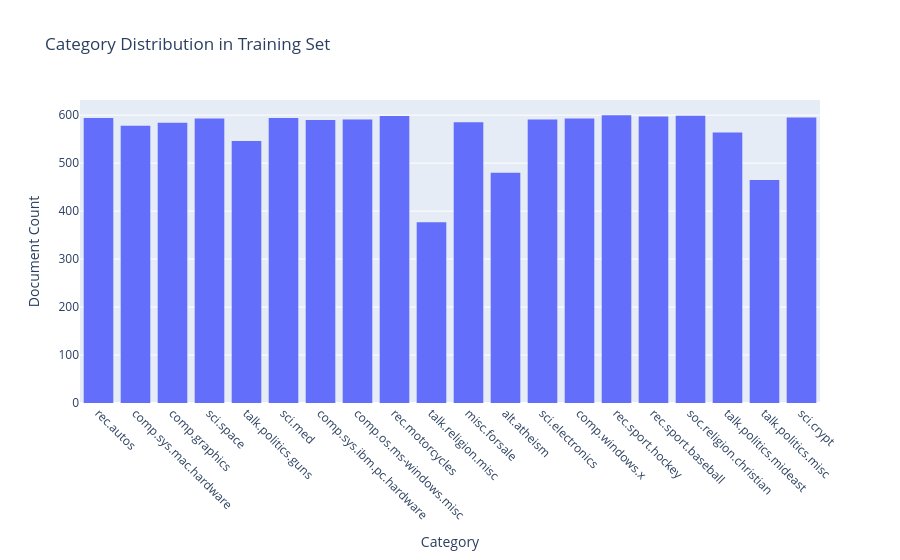

Notebook cell for this chart:
### Markdown cell above
### 2 Visualize data distribution

### Code cell
# Used an histogram of category frequencies in the training set.
# to visualize class distribution and check if the dataset is balanced
# or if some categories are overrepresented/underrepresented.
class_names = train.target_names
train_df = pd.DataFrame({
    "Category": [class_names[i] for i in train_y]
})

fig = px.histogram(train_df, x="Category", title="Category Distribution in Training Set")
fig.update_xaxes(tickangle=45, title="Category")
fig.update_yaxes(title="Document Count")
fig.show()

### Figure 1 — Plotly figure (JSON) as saved in the notebook; plotly's stock layout.template omitted (floating-point values rounded to 4 significant figures; data arrays with more than 128 entries replaced by an {"elided": "..."} marker saying what was removed)
{"data": [{"bingroup": "x", "hovertemplate": "Category=%{x}<br>count=%{y}<extra></extra>", "legendgroup": "", "marker": {"color": "#636efa", "pattern": {"shape": ""}}, "name": "", "orientation": "v", "showlegend": false, "type": "histogram", "x": {"elided": "11314 str values"}, "xaxis": "x", "yaxis": "y"}], "layout": {"barmode": "relative", "legend": {"tracegroupgap": 0}, "title": {"text": "Category Distribution in Training Set"}, "xaxis": {"anchor": "y", "domain": [0, 1], "tickangle": 45, "title": {"text": "Category"}}, "yaxis": {"anchor": "x", "domain": [0, 1], "title": {"text": "Document Count"}}}}
